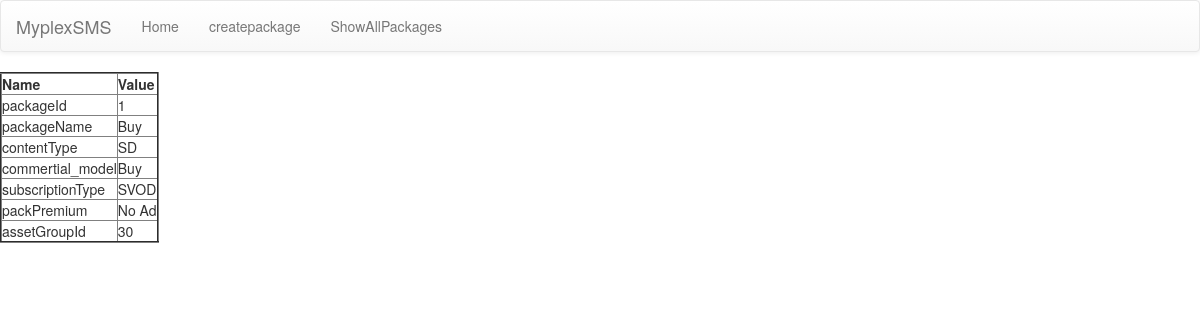
The page /MyplexSMS/ShowAllPackages/?packageId=1 on the database its author committed.
### testapp/models.py (models this page shows)
class SMSPackageDetails(models.Model):
    commertial_choices=(('Buy','Buy'),('TryNBuy','TryNBuy'),('Free','Free'))
    content_choices=(('SD','SD'),('HD','HD'))
    coupansApplicable_choices=(('yes','yes'),('no','no'))
    packType_choices=(('topup','topup'),('standard','standard'),('offer','offer'),('partnerAutoActivate','partnerAutoActivate'),('trialOffer','trialOffer'))
    subscriptionType_choices=(('SVOD','SVOD'),('TVOD','TVOD'))
    packPremium_choices=(('Ad','Ad'),('No Ad','No Ad'))
    consumptionType_choices=(('Stream','Stream'),('Download','Download'),('All','All'))
    downloadType_choices=(('off-peak','off-peak'),('off-line','off-line'),('Immediate','Immediate'))
    network_type_choices=(('3G','3G'),('4G','4G'),('all','all'))
    packageIndicator_choices=(('True','True'),('False','False'))
    packValidatyPeriod_choices=(('NoOfDays','NoOfDays'),('NoOfMonths','NoOfMonths'),('NoOfYears','NoOfYears'))
    actionTobeTaken_choices=(('EndSubscription','EndSubscription'),('AllowStreaming','AllowStreaming'),('other','other'))
    activationReqLaunch_choices=(('WebView','WebView'),('DirectAct','DirectAct'))
    partnerId_choices=(('vodafonePlay','vodafonePlay'),('hooq','hooq'),('hungamaPlay','hungamaPlay'),('erosnow','erosnow'),('sonyliv','sonyliv'))
    os_choices=(('android','android'),('ios','ios'),('all','all'))
    packStatus_choices=(('active','active'),('expired','expired'),('closed','closed'))
    targetAudience_choices=(('all','all'),('pack49','pack49'),('pack199','pack199'),('offerA','offerA'),('offerB','offerB'),('offerC','offerC'),('oneplus','oneplus'),('offerD','offerD'))
    packageId= models.AutoField(primary_key=True)
    packageName=models.CharField(max_length=60)
    commertial_model=models.CharField(choices=commertial_choices,max_length=30,default='Buy')
    contentType=models.CharField(choices=content_choices,max_length=30,default='SD')
    coupansApplicable=models.CharField(choices=content_choices,max_length=30,default='SD')
    startDate= models.DateTimeField(auto_now_add=True)
    endDate=models.DateTimeField(auto_now_add=False)
    duration=models.IntegerField()
    packDuration=models.IntegerField()
    packType=models.CharField(choices=packType_choices,max_length=30,default='topup')
    subscriptionType=models.CharField(choices=subscriptionType_choices,max_length=30,default='SVOD')
    packPremium=models.CharField(choices=packPremium_choices,max_length=30,default='No Ad')
    consumptionType=models.CharField(choices=consumptionType_choices,max_length=30,default='Stream')
    downloadType=models.CharField(choices=downloadType_choices,max_length=30,default='Immediate')
    description=models.TextField()
    packDataValue=models.IntegerField()
    assetGroupId=models.IntegerField()
    network_type=models.CharField(choices=network_type_choices,max_length=30,default='all')
    packageIndicator=models.CharField(choices=packageIndicator_choices,max_length=30,default='all')
    ParentPackId=models.IntegerField()
    packValidatyPeriod=models.CharField(choices=packValidatyPeriod_choices,max_length=30)
    offerDescription=models.TextField()
    actionTobeTaken=models.CharField(choices=actionTobeTaken_choices,max_length=30,default='other')
    activationReqLaunch=models.CharField(choices=activationReqLaunch_choices,max_length=30)
    partnerId=models.CharField(choices=partnerId_choices,max_length=30,default='vodafonePlay')
    imgUrl=models.CharField(max_length=60,null=True)
    offerImgUrl=models.CharField(max_length=60,null=True)
    unsubscription=models.IntegerField()
    actionButtonText=models.CharField(max_length=160,null=True)
    iosProductId=models.CharField(max_length=30,null=True)
    autoSubscribe=models.IntegerField()
    os=models.CharField(choices=os_choices,max_length=30,default='all')
    packStatus=models.CharField(choices=packStatus_choices,max_length=30,default='active')
    targetAudience=models.CharField(choices=targetAudience_choices,max_length=30,default='all')
    offerId=models.CharField(max_length=60)
    cgSmsWifiEnabled=models.IntegerField()
    unsubdescription=models.CharField(max_length=160,null=True)

### testapp/views.py (the view)
# urls.py: url(r'^MyplexSMS/ShowAllPackages/',sms_showallpackages),
def sms_showallpackages(request):
    qs=SMSPackageDetails.objects.all()
    id=request.GET.get('packageId',None)
    if id!=None:
        print('@@id',id)
        qs=SMSPackageDetails.objects.get(packageId=id)
        print('@@qs',qs)
        return render(request,'testapp/showpackagesbypackid.html',context={'packagedetails':qs})
    return render(request,'testapp/showpackages.html',context={'packagedetails':qs})

### templates/testapp/showpackagesbypackid.html
{%extends 'testapp/base.html'%}
{%block body_block%}
<table border="2">
  <th>Name</th>
  <th>Value</th>
  <tr>
    <td>packageId</td>
    <td>{{packagedetails.packageId}}</td>
    </tr>
    <tr>
    <td>packageName</td>
    <td>{{packagedetails.commertial_model}}</td>
    </tr>
    <tr>
    <td>contentType</td>
    <td>{{packagedetails.contentType}}</td>
    </tr>
    <tr>
      <td>commertial_model</td>
    <td>{{packagedetails.commertial_model}}</td>
    </tr>
    <tr>
    <td>subscriptionType</td>
    <td>{{packagedetails.subscriptionType}}</td>
    </tr>
    <tr>
    <td>packPremium</td>
    <td>{{packagedetails.packPremium}}</td>
    </tr>
    <tr>
    <td>assetGroupId</td>
    <td>{{packagedetails.assetGroupId}}</td>
   </tr>
</table>
{%endblock%}

### templates/testapp/base.html (shortened to what this page needs)
<!DOCTYPE html>
{%load staticfiles%}
<html lang="en" dir="ltr">
  <head>
    <link rel="stylesheet" href="https://maxcdn.bootstrapcdn.com/bootstrap/3.3.7/css/bootstrap.min.css"
>
<link rel="stylesheet" href="https://maxcdn.bootstrapcdn.com/bootstrap/3.3.7/css/bootstrap-theme.min.css"
integrity="sha384-rHyoN1iRsVXV4nD0JutlnGaslCJuC7uwjduW9SVrLvRYooPp2bWYgmgJQIXwl/Sp">
  </head>
  <body>
    <nav class="navbar navbar-default">
  <div class="container-fluid">
    <div class="navbar-header">
      <a class="navbar-brand" href="/MyplexSMS/Home">MyplexSMS</a>
    </div>
    <div class="collapse navbar-collapse" id="bs-example-navbar-collapse-1">
      <ul class="nav navbar-nav">
        <ul class="nav navbar-nav navbar-right">
        <li><a href="/MyplexSMS/Home">Home</a></li>
          <li><a href="/MyplexSMS/CreatePackage/">createpackage</a></li>
          <li><a href="/MyplexSMS/ShowAllPackages/">ShowAllPackages</a></li>
      </ul>
      </ul>
    </div>
  </div>
</nav>
{%block body_block%}
{%endblock%}
  </body>
</html>

### rows shown on the page
SMSPackageDetails: packageId "1", commertial_model "Buy", contentType "SD", subscriptionType "SVOD", packPremium "No Ad", assetGroupId "30"
